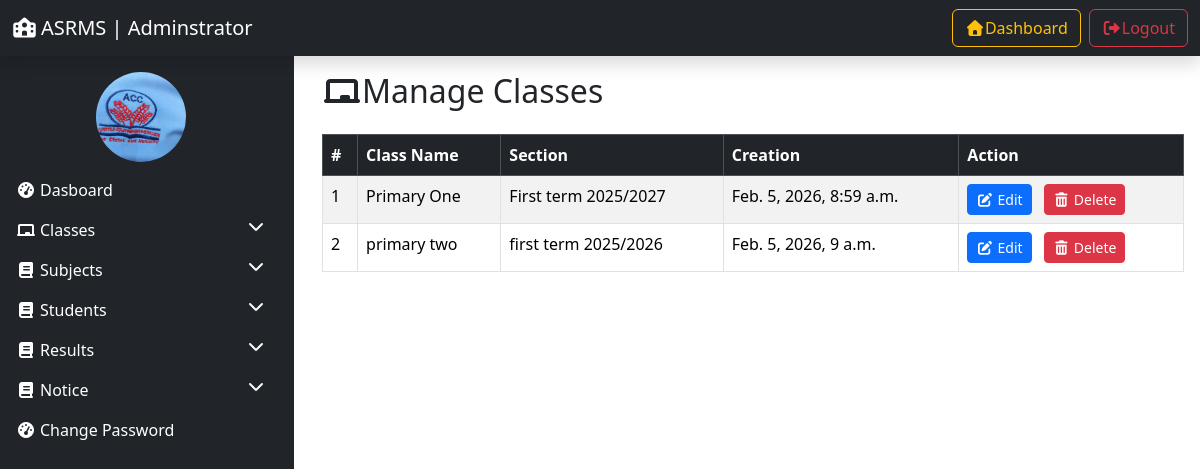
Page /manage_classes/ (signed in) on the committed database.
### resultManager/models.py (models this page shows, shortened)
class Class(models.Model):
    class_name = models.CharField(max_length=100)
    section = models.CharField(max_length=20)
    creation_date = models.DateTimeField(auto_now_add=True)
    updation_date = models.DateTimeField(auto_now=True)

### resultManager/views.py (the view, shortened to what this page needs)
# urls.py: path('manage_classes/', manage_classes, name='manage_classes'),
@login_required(login_url='admin_login')
def manage_classes(request):
    classes = Class.objects.all()
    return render(request, 'manage_classes.html', locals())

### resultManager/templates/manage_classes.html (shortened to what this page needs)
{% extends 'admin_base.html' %} {% load static %} {% block content %}
<div class="container">
  <h2 class="mb-4"><i class="fas fa-chalkboard"></i>Manage Classes</h2>
  <table class="table table-striped table-bordered">
    <thead class="table-dark">
      <tr>
        <th scope="col">#</th>
        <th scope="col">Class Name</th>
        <th scope="col">Section</th>
        <th scope="col">Creation</th>
        <th scope="col">Action</th>
      </tr>
    </thead>
    <tbody>
      {% for class in classes %}
      <tr>
        <td scope="col">{{forloop.counter}}</td>
        <td scope="col">{{class.class_name}}</td>
        <td scope="col">{{class.section}}</td>
        <td scope="col">{{class.creation_date}}</td>
        <td scope="col">
          <a
            href="{% url 'edit_class' class.id %}"
            class="btn btn-sm btn-primary me-2"
            ><i class="fas fa-edit"></i> Edit</a
          >
          <a
            href="?delete={{class.id}}"
            class="btn btn-sm btn-danger"
            onclick="return confirm('Are you sure you want to delete this class?');"
            ><i class="fas fa-trash-alt"></i> Delete</a
          >
        </td>
      </tr>
      {% empty %}
      <tr>
        <td colspan="6" class="text-center">No classes available.</td>
        {% endfor %}
    </tbody>
  </table>
</div>
{% endblock %}

### rows in the picture
Class: class_name "Primary One", section "First term 2025/2027", creation_date "Feb. 5, 2026, 8:59 a.m."
Class: class_name "primary two", section "first term 2025/2026", creation_date "Feb. 5, 2026, 9 a.m."
